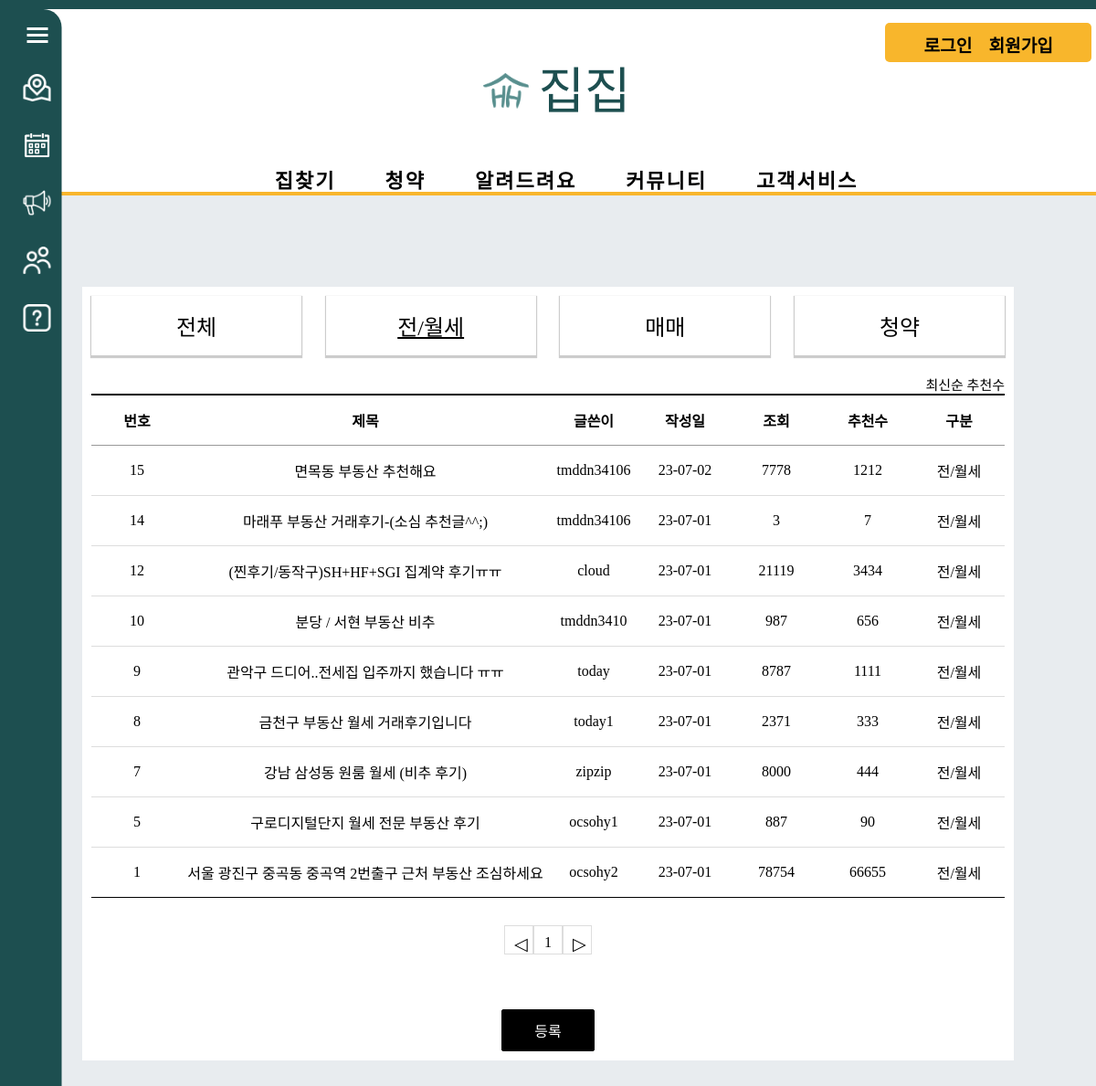
Before: /review/review_jan/ with the older database file.
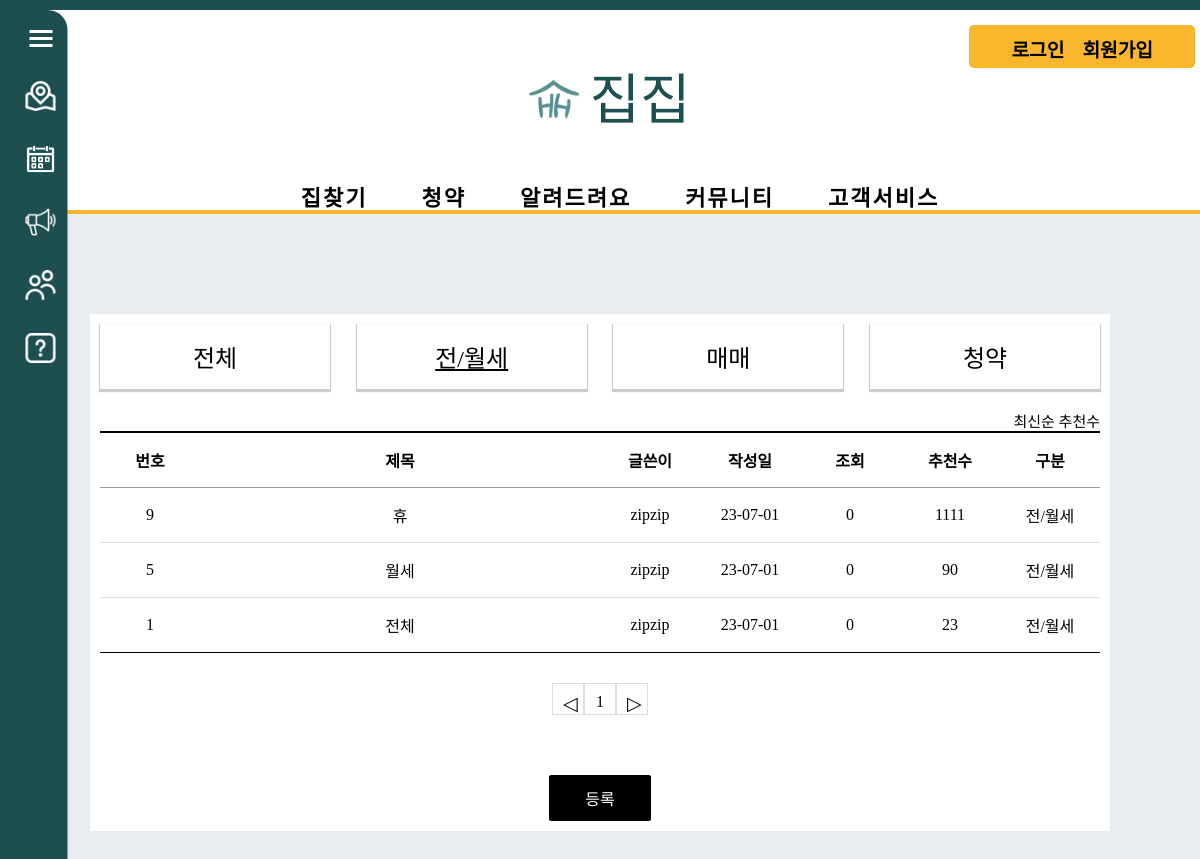
After: the same page with the newer database file.
### review/models.py (models this page shows, shortened)
class Review_Board(models.Model):
    r_title = models.CharField(max_length=100)
    r_content = models.TextField()
    user = models.ForeignKey(User, on_delete=models.CASCADE)
    r_regdate = models.DateTimeField()
    r_modifydate = models.DateTimeField(null=True, blank=True)
    r_type = models.CharField(max_length=10) # 리뷰 게시판 타입
    r_hit = models.IntegerField(default=0)
    r_recommend = models.IntegerField(default=0)

### review/views.py (the view)
# urls.py: path('review_jan/', views.review_list_jan, name='review_jan'), # 거래후기전세
def review_list_jan(request):
    question_list = Review_Board.objects.filter(r_type='전/월세').order_by('-r_regdate')
    page = request.GET.get('page', '1')
    paginator = Paginator(question_list, 10)
    text = paginator.get_page(page)
    context = {'question_list': text}
    return render(request, 'review/review_list_jan.html', context) #전세게시판

### templates/review/review_list_jan.html (shortened to what this page needs)
<!DOCTYPE html>
<html lang="en">
{% load static %}
<head>
   <link rel="stylesheet" href="{% static 'css/review/css/css.css' %}">
</head>
<body>
{% include 'poll/sidebar.html' %}
{% include 'poll/header.html' %}
    <div class="board_wrap">
        <div class="board_list_wrap">
            <div class="category_wrap">
                <ul>
                    <li><a href="{% url 'review:review_main' %}">전체</a></li>
                    <li><a href="{% url 'review:review_jan' %}" class="active">전/월세</a></li>
                    <li><a href="{% url 'review:review_mama' %}" >매매</a></li>
                    <li><a href="{% url 'review:review_subscription' %}" >청약</a></li>
                </ul>
            </div>
            <div class="board_title_takes">
                <a href="{% url 'review:review_jan' %}">최신순</a>
                <a href="{% url 'review:review_jan_recommend' %}">추천수</a>
            </div>
            <div class="board_list">
                <div class="top">
                    <div class="num">번호</div>
                    <div class="title">제목</div>
                    <div class="writer">글쓴이</div>
                    <div class="date">작성일</div>
                    <div class="count">조회</div>
                    <div class="count">추천수</div>
                    <div class="division">구분</div>
                </div>
                {% for question in question_list %}
                <div>
                    <div class="num">{{ question.id }}</div>
                    <div class="title"><a href="{% url 'review:review_detail' question.id %}">{{ question.r_title }}</a></div>
                    <div class="writer">{{ question.user }}</div>
                    <div class="date">{{ question.r_regdate|date:"y-m-d" }}</div>
                    <div class="count">{{ question.r_hit }}</div>
                    <div class="count">{{ question.r_recommend }}</div>
                    <div class="division">{{question.r_type}}</div>
                </div>
                {% endfor %}
            </div>
            <ul class="board_page">
                {% if question_list.has_previous %}
                <li class="bt first">
                    <a class="bt prev" href="?page={{ question_list.previous_page_number }}">◀</a>
                </li>
                {% else %}
                <li class="page-item disabled">
                    <a class="bt prev">◁</a>
                </li>
                {% endif %}
                {% for page_number in question_list.paginator.page_range %}
                {% if question_list.number == page_number %}
                <li class="page-item active">
                    <a class="num">{{ page_number }}</a>
                </li>
                {% else %}
                <li class="page-item">
                    <a class="num" href="?page={{ page_number }}">{{ page_number }}</a>
                </li>
                {% endif %}
                {% endfor %}
                {% if question_list.has_next %}
                <li class="page-item">
                    <a class="bt last" href="?page={{ question_list.next_page_number }}">▶</a>
                </li>
                {% else %}
                <li class="page-item disabled">
                    <a class="bt last">▷</a>
                </li>
                {% endif %}
            </ul>
            <div class="bt_wrap">
                <a href="#" class="on">등록</a>
            </div>
        </div>
    </div>
</body>
</html>

Changed rows visible on the page:
removed Review_Board: id "15", r_title "면목동 부동산 추천해요", user "tmddn34106", r_regdate "23-07-02", r_hit "7778", r_recommend "1212", r_type "전/월세"
removed Review_Board: id "14", r_title "마래푸 부동산 거래후기-(소심 추천글^^;)", user "tmddn34106", r_regdate "23-07-01", r_hit "3", r_recommend "7", r_type "전/월세"
no longer on this page (row edited): Review_Board: id "12", r_title "(찐후기/동작구)SH+HF+SGI 집계약 후기ㅠㅠ", user "cloud", r_regdate "23-07-01", r_hit "21119", r_recommend "3434", r_type "전/월세"
no longer on this page (row edited): Review_Board: id "10", r_title "분당 / 서현 부동산 비추", user "tmddn3410", r_regdate "23-07-01", r_hit "987", r_recommend "656", r_type "전/월세"
no longer on this page (row edited): Review_Board: id "8", r_title "금천구 부동산 월세 거래후기입니다", user "today1", r_regdate "23-07-01", r_hit "2371", r_recommend "333", r_type "전/월세"
no longer on this page (row edited): Review_Board: id "7", r_title "강남 삼성동 원룸 월세 (비추 후기)", user "zipzip", r_regdate "23-07-01", r_hit "8000", r_recommend "444", r_type "전/월세"
changed Review_Board id 9: r_title "관악구 드디어..전세집 입주까지 했습니다 ㅠㅠ" → "휴"; user "today" → "zipzip"; r_hit "8787" → "0"
changed Review_Board id 5: r_title "구로디지털단지 월세 전문 부동산 후기" → "월세"; user "ocsohy1" → "zipzip"; r_hit "887" → "0"
changed Review_Board id 1: r_title "서울 광진구 중곡동 중곡역 2번출구 근처 부동산 조심하세요" → "전체"; user "ocsohy2" → "zipzip"; r_hit "78754" → "0"; r_recommend "66655" → "23"
